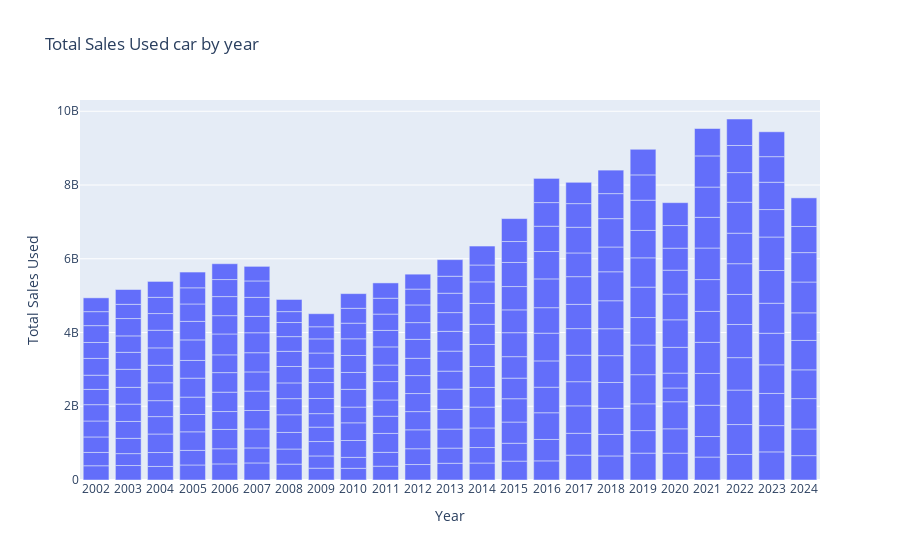

Notebook code for this chart:
### Code cell
#create bar plot
fig4= px.bar(data, x= 'Year', y= 'Total Sales Used',  barmode= 'group',
             title='Total Sales Used car by year')
fig4.show()

### Figure 1 — Plotly figure (JSON) as saved in the notebook; plotly's stock layout.template omitted (floating-point values rounded to 4 significant figures; data arrays with more than 128 entries replaced by an {"elided": "..."} marker saying what was removed)
{"data": [{"alignmentgroup": "True", "hovertemplate": "Year=%{x}<br>Total Sales Used=%{y}<extra></extra>", "legendgroup": "", "marker": {"color": "#636efa", "pattern": {"shape": ""}}, "name": "", "offsetgroup": "", "orientation": "v", "showlegend": false, "textposition": "auto", "type": "bar", "x": {"elided": "274 str values"}, "xaxis": "x", "y": {"elided": "274 int values"}, "yaxis": "y"}], "layout": {"autosize": true, "barmode": "group", "legend": {"tracegroupgap": 0}, "title": {"text": "Total Sales Used car by year"}, "xaxis": {"anchor": "y", "autorange": true, "domain": [0, 1], "range": [-0.5, 22.5], "title": {"text": "Year"}, "type": "category"}, "yaxis": {"anchor": "x", "autorange": true, "domain": [0, 1], "range": [0, 10310000000.0], "title": {"text": "Total Sales Used"}, "type": "linear"}}}
